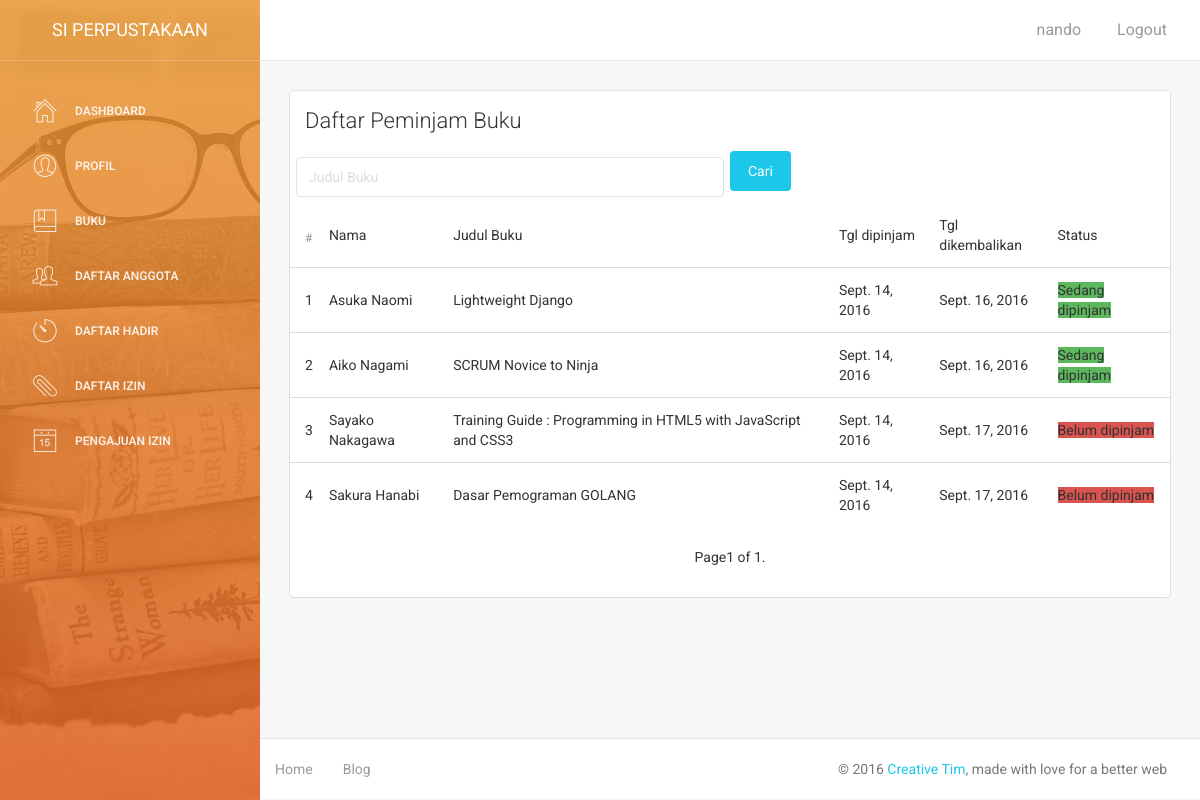
Screenshot of /daftar_peminjam/ (signed in) with the database file from the repository.
### karyawan/models.py (models this page shows, shortened)
class data_transaksi_peminjaman(models.Model):
	nama_peminjam = models.ForeignKey(biodata)
	judul_buku = models.CharField(max_length = 100)
	tgl_buku_dipinjam = models.DateField(null = True)
	tgl_buku_dikembalikan = models.DateField(null = True)
	status = models.BooleanField(default = False)

### anggota/models.py (models this page shows)
class biodata(models.Model):
	JENIS_KELAMIN_CHOICE = {
		('Pria','pria'),
		('Wanita','wanita')
	}
	PILIH_STATUS_CHOICE = {
		('Bekerja','bekerja'),
		('Pelajar','pelajar'),
		('Mahasiswa','mahasiswa'),
		('Umum','umum')
	}
	nama = models.CharField(max_length = 100)
	jenis_kelamin = models.CharField(max_length = 15, choices = JENIS_KELAMIN_CHOICE)
	tgl_lahir = models.DateField()
	alamat = models.TextField()
	no_telepon = models.CharField(max_length=12)
	email = models.EmailField()
	status = models.CharField(max_length = 50, choices = PILIH_STATUS_CHOICE)
	foto_anggota = models.ImageField(upload_to = "upload", null = True)
	def __unicode__(self):
		return self.nama

### buku/views.py (the view)
# urls.py: url(r'^daftar_peminjam/', buku_views.daftar_peminjam, name ='daftar_peminjam'),
@login_required(login_url = settings.LOGIN_KARYAWAN_URL)
def daftar_peminjam(request):
	daftar_peminjam = None
	if request.method == 'POST':
		daftar_peminjam = data_transaksi_peminjaman.objects.filter(judul_buku = request.POST['judul_buku'])
	else:
		daftar_peminjam = data_transaksi_peminjaman.objects.all()
		paginator = Paginator(daftar_peminjam, 10)
		page = request.GET.get('page')
		try:
			daftar_peminjam = paginator.page(page)
		except PageNotAnInteger:
			daftar_peminjam = paginator.page(1)
		except EmptyPage:
			daftar_peminjam = paginator.page(paginator.num_pages)
	return render(request, 'daftar_peminjam.html',{'daftar_peminjam':daftar_peminjam})

### buku/templates/daftar_peminjam.html (shortened to what this page needs)
{% extends "base-karyawan.html" %}
{% load cek_tabel_helper %}
{% block content %}
<div class="col-md-12">
	<div class="card">
     	<div class="header">
             <h4 class="title">Daftar Peminjam Buku</h4>
        </div>
        <div class="content table-responsive table-full-width">
        	<form action="/daftar_peminjam/" method="POST" role="form">
        		<div class="col-sm-6">
					<input class="form-control" type="text" name="judul_buku" value="" placeholder="Judul Buku" />
				</div>
                <input type="submit" class="btn btn-info btn-fill" value="Cari">
		<div class="table-responsive">
            <table class="table table-hover">
				<thead>
					<tr>
						<th>#</th>
						<td>Nama</td>
						<td>Judul Buku</td>
						<td>Tgl dipinjam</td>
						<td>Tgl dikembalikan</td>
						<td>Status</td>
					</tr>
				</thead>
					<tbody>
						{% if daftar_peminjam %}
							{% for pinjam in daftar_peminjam %}
								<tr>
									<td>{{ forloop.counter }}</td>
									<td>{{ pinjam.nama_peminjam }}</td>
									<td>{{ pinjam.judul_buku }}</td>
									<td>{{ pinjam.tgl_buku_dipinjam }}</td>
									<td>{{ pinjam.tgl_buku_dikembalikan }}</td>
									<td>
										{% if pinjam.status %}
												<span class="lable label-success">Sedang dipinjam</span>
											{% else %}
												<span class="lable label-danger">Belum dipinjam</span>
										{% endif %}
									</td>
								</tr>
							{% endfor %}
						{% else %}
								<tr>
									<td colspan="3" style="text-align:center;">Tidak ada data peminjam ..</td>
								</tr>
						{% endif %}
					</tbody>
			</table>
		</div>
			<ul class="pager">
					<li class="current">
						Page{{ daftar_peminjam.number }} of {{ daftar_peminjam.paginator.num_pages }}.
					</li>
			</ul>
		</div>
	</div>
</div>
{% endblock %}

### templates/base-karyawan.html (shortened to what this page needs)
{% load staticfiles %}
<!DOCTYPE html>
<html lang="en">
<head>
    {% include "head.html" %}
</head>
<body>
<div class="wrapper">
    <div class="sidebar" data-color="orange" data-image="{% static 'img/stack-of-books.jpg' %}">
<div class="sidebar-wrapper">
            <div class="logo">
                <a href="/profil_karyawan/" class="simple-text">
                    SI Perpustakaan
                </a>
            </div>
            <ul class="nav">
                <li>
                    <a href="/dashboard/">
                        <i class="pe-7s-home"></i>
                        <p>Dashboard</p>
                    </a>
                </li>
                <li>
                    <a href="/profil_karyawan/">
                        <i class="pe-7s-user"></i>
                        <p>Profil</p>
                    </a>
                </li>
                <li>
                    <a href="/tampil_tabel/">
                        <i class="pe-7s-notebook"></i>
                        <p>Buku</p>
                    </a>
                </li>
                <li>
                    <a href="/daftar_anggota/">
                        <i class="pe-7s-users"></i>
                        <p>Daftar Anggota</p>
                    </a>
                </li>
                <li>
                    <a href="/daftar_hadir/">
                        <i class="pe-7s-timer"></i>
                        <p>Daftar hadir</p>
                    </a>
                </li>
                <li>
                    <a href="/daftar_izin/">
                        <i class="pe-7s-paperclip"></i>
                        <p>Daftar Izin</p>
                    </a>
                </li>
                <li>
                    <a href="/pengajuan_izin/">
                        <i class="pe-7s-date"></i>
                        <p>Pengajuan izin</p>
                    </a>
                </li>
            </ul>
        </div>
    </div>
    <div class="main-panel">
        <nav class="navbar navbar-default navbar-fixed">
            <div class="container-fluid">
                <div class="collapse navbar-collapse">
                    <ul class="nav navbar-nav navbar-right">
                        {% if request.user.is_authenticated %}
                            <li><a href="">{{ request.session.username }}</a></li>
                            <li><a href="/logout_karyawan/">Logout</a></li>
                        {% endif %}
                    </ul>
                </div>
            </div>
        </nav>
        <div class="content">
            <div class="container-fluid">
                <div class="row">
                    {% block content %}
                    {% endblock %}
                </div>
            </div>
        </div>
        <footer class="footer">
            <div class="container-fluid">
                <nav class="pull-left">
                    <ul>
                        <li>
                            <a href="/">
                                Home
                            </a>
                        </li>
                        <li>
                            <a href="#">
                                Blog
                            </a>
                        </li>
                    </ul>
                </nav>
                <p class="copyright pull-right">
                    &copy; 2016 <a href="http://www.creative-tim.com">Creative Tim</a>, made with love for a better web
                </p>
            </div>
        </footer>
    </div>
</div>
</body>
</html>

### rows the page displays
data_transaksi_peminjaman: nama_peminjam "Asuka Naomi", judul_buku "Lightweight Django", tgl_buku_dipinjam "Sept. 14, 2016", tgl_buku_dikembalikan "Sept. 16, 2016", status "Sedang dipinjam"
data_transaksi_peminjaman: nama_peminjam "Aiko Nagami", judul_buku "SCRUM Novice to Ninja", tgl_buku_dipinjam "Sept. 14, 2016", tgl_buku_dikembalikan "Sept. 16, 2016", status "Sedang dipinjam"
data_transaksi_peminjaman: nama_peminjam "Sayako Nakagawa", judul_buku "Training Guide : Programming in HTML5 with JavaScript and CSS3", tgl_buku_dipinjam "Sept. 14, 2016", tgl_buku_dikembalikan "Sept. 17, 2016", status "Belum dipinjam"
data_transaksi_peminjaman: nama_peminjam "Sakura Hanabi", judul_buku "Dasar Pemograman GOLANG", tgl_buku_dipinjam "Sept. 14, 2016", tgl_buku_dikembalikan "Sept. 17, 2016", status "Belum dipinjam"

### other values shown
{{ request.session.username }} "nando"
{{ daftar_peminjam.number }} "1"
{{ daftar_peminjam.paginator.num_pages }} "1"
